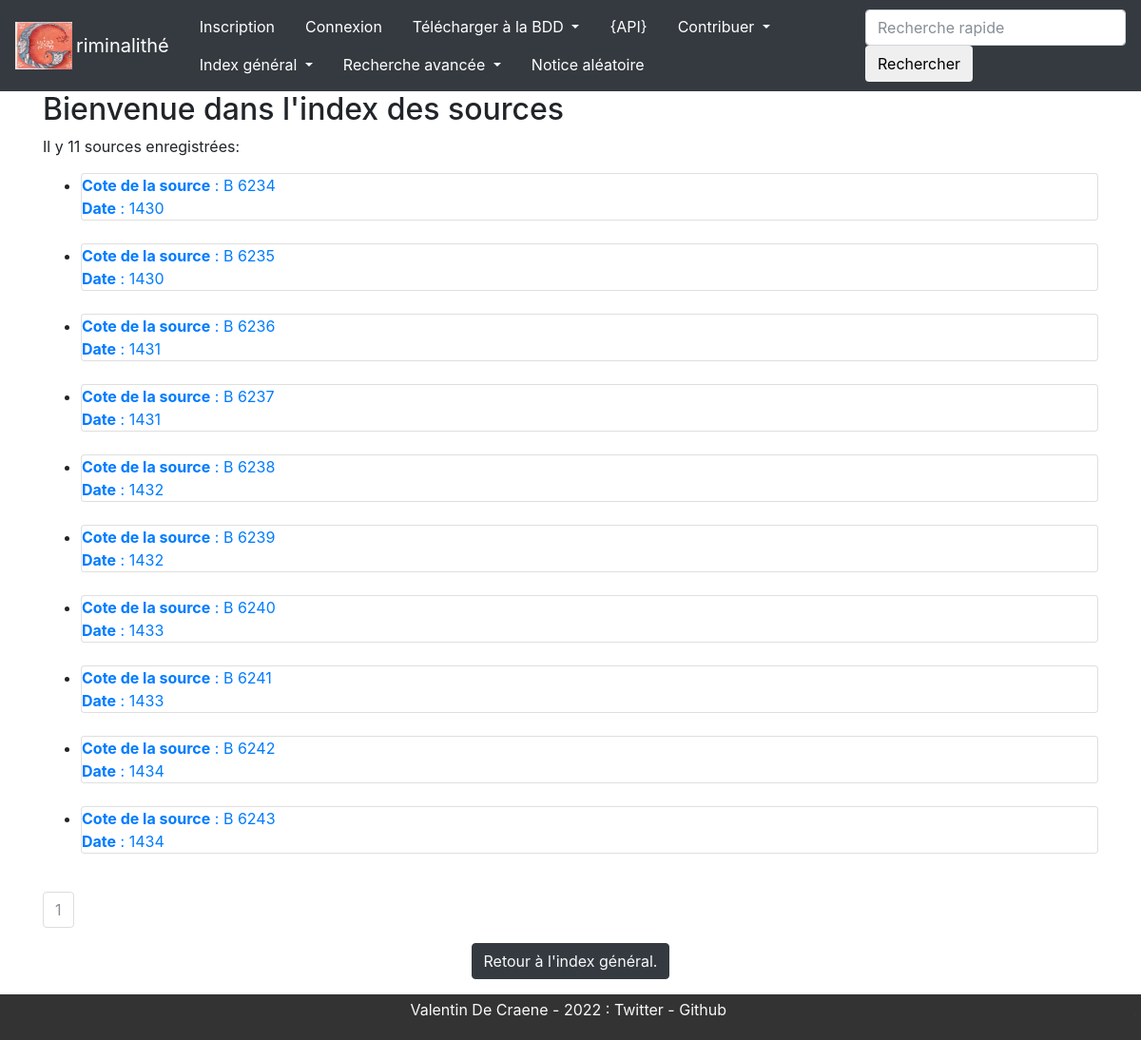
/Index/sources/, run on the app's committed database.
### Criminalithe/app/modeles/donnees.py (models this page shows, shortened)
class Source(db.Model):
    source_id = db.Column(db.Integer, primary_key=True, unique=True, nullable=False, autoincrement=True)
    source_date = db.Column(db.Integer)
    authorships = db.relationship("Authorship", back_populates="source")
    amendes = db.relationship("Amendes", back_populates="source")

### Criminalithe/app/routes/generic.py (the view)
@app.route("/Index/sources/")
def index_sources():
    page = request.args.get("page", 1)
    if isinstance(page, str) and page.isdigit():
        page = int(page)
    else:
        page = 1
    sources = Source.query.paginate(page=page, per_page=RESULTATS_PAR_PAGES_INDEX)
    return render_template("pages/Index_sources.html", sources=sources)

### Criminalithe/app/templates/pages/Index_sources.html
{% extends "conteneur.html" %}
{% block corps %}
    <h2> Bienvenue dans l'index des sources</h2>
<p>
    Il y 11 sources enregistrées:
        <ul>
            {% for source in sources.items %}
                <li><div class="card"><a href="{{url_for('source', source_id=source.source_id)}}">
                    <b>Cote de la source</b> : B {{source.source_id}}<br/>
                    <b>Date</b> : {{source.source_date}}<br/>
                </a></div></li><br/>
            {% endfor %}
        </ul>
<nav aria-label="research-pagination">
      <ul class="pagination">
        {%- for page in sources.iter_pages() %}
            {% if page %}
              {% if page != sources.page %}
                <li class="page-item">
                    <a class="page-link" href="{{ url_for("index_sources", page=page) }}">{{page}}</a>
                </li>
              {% else %}
                <li class="page-item active disabled">
                  <a class="page-link">{{page}} <span class="sr-only">(actuelle)</span></a>
                </li>
              {% endif %}
          {% else %}
                <li class="page-item disabled">
                  <a class="page-link">...</a>
                </li>
          {% endif %}
        {%- endfor %}
      </ul>
<p class="text-center">
<button type="button" class="btn btn-dark">
    <a class="text-light" href="{{url_for('index')}}">Retour à l'index général.</a></li>
</button>
</p>
{% endblock %}

### data on the page
Source: source_id "6234", source_date "1430"
Source: source_id "6235", source_date "1430"
Source: source_id "6236", source_date "1431"
Source: source_id "6237", source_date "1431"
Source: source_id "6238", source_date "1432"
Source: source_id "6239", source_date "1432"
Source: source_id "6240", source_date "1433"
Source: source_id "6241", source_date "1433"
Source: source_id "6242", source_date "1434"
Source: source_id "6243", source_date "1434"

### other printed values
{{ page }} "1"
